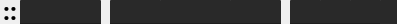
<?xml version="1.0" encoding="UTF-8"?>
<ui version="4.0">
 <class>HorizontalPanel</class>
 <widget class="QDialog" name="HorizontalPanel">
  <property name="geometry">
   <rect>
    <x>0</x>
    <y>0</y>
    <width>397</width>
    <height>24</height>
   </rect>
  </property>
  <property name="windowTitle">
   <string>guiscrcpy</string>
  </property>
  <property name="windowIcon">
   <iconset resource="rsrc.qrc">
    <normaloff>:/res/ui/guiscrcpy_logo.png</normaloff>:/res/ui/guiscrcpy_logo.png</iconset>
  </property>
  <property name="styleSheet">
   <string notr="true">
.QPushButton {
border-radius: 1px;
color: rgb(0, 0, 0);
 
	background-color: qlineargradient(spread:pad, x1:0, y1:0.915182, x2:0, y2:0.926, stop:0.897059 rgba(41, 41, 41, 255), stop:1 rgba(30, 30, 30, 255));
                    }

QPushButton:pressed {
border-radius: 5px;
					  
background-color: qlineargradient(spread:pad, x1:0, y1:0, x2:1, y2:1, stop:0 rgba(0, 255, 255, 255), stop:1 rgba(0, 255, 152, 255));
color: rgb(0, 0, 0);
                        }
QPushButton:hover {
border-radius: 5px;
					  
	background-color: qlineargradient(spread:pad, x1:0, y1:0, x2:1, y2:1, stop:0 rgba(0, 199, 199, 255), stop:1 rgba(0, 190, 113, 255));
color: rgb(0, 0, 0);
                        }
</string>
  </property>
  <widget class="QPushButton" name="backk">
   <property name="enabled">
    <bool>true</bool>
   </property>
   <property name="geometry">
    <rect>
     <x>230</x>
     <y>0</y>
     <width>51</width>
     <height>25</height>
    </rect>
   </property>
   <property name="toolTip">
    <string>Back key</string>
   </property>
   <property name="styleSheet">
    <string notr="true"/>
   </property>
   <property name="text">
    <string/>
   </property>
   <property name="icon">
    <iconset resource="rsrc.qrc">
     <normaloff>:/icons/icons/chevron-sign-left.svg</normaloff>:/icons/icons/chevron-sign-left.svg</iconset>
   </property>
  </widget>
  <widget class="QPushButton" name="powerUII">
   <property name="enabled">
    <bool>true</bool>
   </property>
   <property name="geometry">
    <rect>
     <x>20</x>
     <y>0</y>
     <width>81</width>
     <height>25</height>
    </rect>
   </property>
   <property name="toolTip">
    <string>Power on/off</string>
   </property>
   <property name="styleSheet">
    <string notr="true"/>
   </property>
   <property name="text">
    <string/>
   </property>
   <property name="icon">
    <iconset resource="rsrc.qrc">
     <normaloff>:/icons/icons/power.svg</normaloff>:/icons/icons/power.svg</iconset>
   </property>
   <property name="checkable">
    <bool>false</bool>
   </property>
  </widget>
  <widget class="QPushButton" name="menuUII">
   <property name="enabled">
    <bool>true</bool>
   </property>
   <property name="geometry">
    <rect>
     <x>110</x>
     <y>0</y>
     <width>51</width>
     <height>25</height>
    </rect>
   </property>
   <property name="toolTip">
    <string>Menu key</string>
   </property>
   <property name="styleSheet">
    <string notr="true"/>
   </property>
   <property name="text">
    <string/>
   </property>
   <property name="icon">
    <iconset resource="rsrc.qrc">
     <normaloff>:/icons/icons/reorder-option.svg</normaloff>:/icons/icons/reorder-option.svg</iconset>
   </property>
  </widget>
  <widget class="QPushButton" name="vdownn">
   <property name="enabled">
    <bool>true</bool>
   </property>
   <property name="geometry">
    <rect>
     <x>290</x>
     <y>0</y>
     <width>31</width>
     <height>25</height>
    </rect>
   </property>
   <property name="toolTip">
    <string>Volume Up</string>
   </property>
   <property name="styleSheet">
    <string notr="true"/>
   </property>
   <property name="text">
    <string/>
   </property>
   <property name="icon">
    <iconset resource="rsrc.qrc">
     <normaloff>:/icons/icons/reduced-volume.svg</normaloff>:/icons/icons/reduced-volume.svg</iconset>
   </property>
  </widget>
  <widget class="QPushButton" name="homee">
   <property name="enabled">
    <bool>true</bool>
   </property>
   <property name="geometry">
    <rect>
     <x>160</x>
     <y>0</y>
     <width>71</width>
     <height>25</height>
    </rect>
   </property>
   <property name="toolTip">
    <string>Home key</string>
   </property>
   <property name="styleSheet">
    <string notr="true"/>
   </property>
   <property name="text">
    <string/>
   </property>
   <property name="icon">
    <iconset resource="rsrc.qrc">
     <normaloff>:/icons/icons/home.svg</normaloff>:/icons/icons/home.svg</iconset>
   </property>
  </widget>
  <widget class="QPushButton" name="vupp">
   <property name="enabled">
    <bool>true</bool>
   </property>
   <property name="geometry">
    <rect>
     <x>320</x>
     <y>0</y>
     <width>31</width>
     <height>25</height>
    </rect>
   </property>
   <property name="styleSheet">
    <string notr="true"/>
   </property>
   <property name="text">
    <string/>
   </property>
   <property name="icon">
    <iconset resource="rsrc.qrc">
     <normaloff>:/icons/icons/volume-up-interface-symbol.svg</normaloff>:/icons/icons/volume-up-interface-symbol.svg</iconset>
   </property>
  </widget>
  <widget class="QLabel" name="label">
   <property name="geometry">
    <rect>
     <x>0</x>
     <y>-10</y>
     <width>20</width>
     <height>41</height>
    </rect>
   </property>
   <property name="font">
    <font>
     <family>Noto Sans</family>
     <pointsize>18</pointsize>
     <weight>75</weight>
     <bold>true</bold>
    </font>
   </property>
   <property name="text">
    <string>::</string>
   </property>
   <property name="scaledContents">
    <bool>true</bool>
   </property>
   <property name="alignment">
    <set>Qt::AlignCenter</set>
   </property>
  </widget>
  <widget class="QPushButton" name="bp_close">
   <property name="enabled">
    <bool>true</bool>
   </property>
   <property name="geometry">
    <rect>
     <x>350</x>
     <y>0</y>
     <width>31</width>
     <height>25</height>
    </rect>
   </property>
   <property name="styleSheet">
    <string notr="true"/>
   </property>
   <property name="text">
    <string/>
   </property>
   <property name="icon">
    <iconset resource="rsrc.qrc">
     <normaloff>:/icons/icons/cross-mark-on-a-black-circle-background.svg</normaloff>:/icons/icons/cross-mark-on-a-black-circle-background.svg</iconset>
   </property>
  </widget>
  <widget class="QPushButton" name="bp_device_id">
   <property name="geometry">
    <rect>
     <x>380</x>
     <y>0</y>
     <width>20</width>
     <height>31</height>
    </rect>
   </property>
   <property name="styleSheet">
    <string notr="true"/>
   </property>
   <property name="text">
    <string/>
   </property>
  </widget>
  <zorder>homee</zorder>
  <zorder>backk</zorder>
  <zorder>powerUII</zorder>
  <zorder>menuUII</zorder>
  <zorder>vdownn</zorder>
  <zorder>vupp</zorder>
  <zorder>label</zorder>
  <zorder>bp_close</zorder>
  <zorder>bp_device_id</zorder>
 </widget>
 <resources>
  <include location="rsrc.qrc"/>
 </resources>
 <connections/>
</ui>
